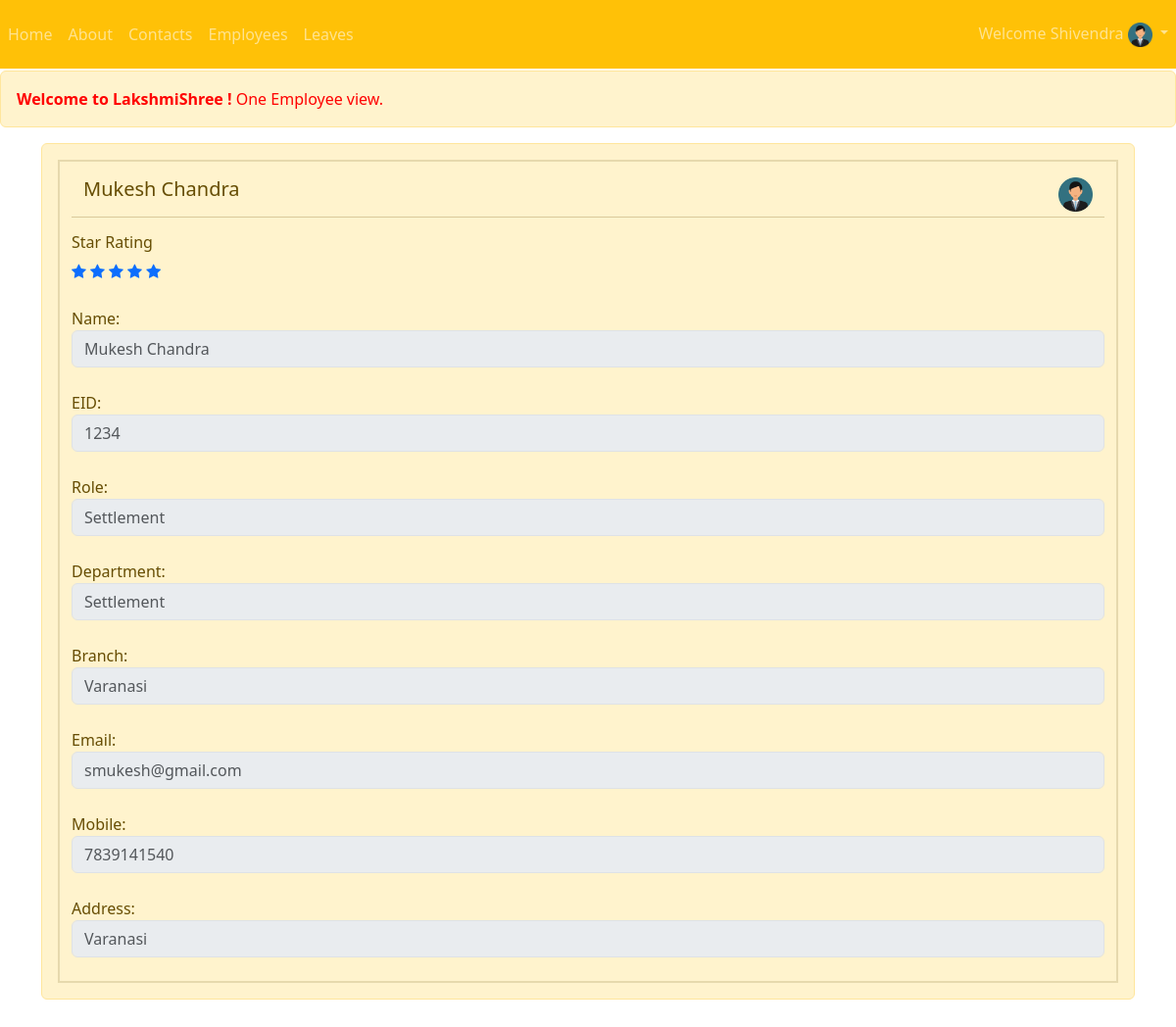
Page /shree/employees/1234/ (signed in) on the committed database.
### shree/models.py (models this page shows, shortened)
class Employee(AbstractBaseUser):
    is_active = models.BooleanField(default=True)
    is_admin = models.BooleanField(default=False)
    type = models.CharField(max_length = 5, choices=(('E','E'),('HOD','HOD'),('CEO','CEO'),('BM','BM')))
    fname = models.CharField(max_length = 32)
    lname = models.CharField(max_length = 32)
    eid = models.CharField(verbose_name=('EID') ,max_length = 16, unique=True)
    role = models.CharField(max_length = 32)
    department = models.CharField(max_length = 255)
    branch = models.CharField(max_length = 255)
    mobile = models.CharField(max_length = 13)
    email = models.CharField(max_length = 32)
    address = models.TextField(max_length=255)
    arating = models.FloatField(default=0)
    ldays = models.SmallIntegerField(default=2)
    objects = EmployeeManager()
    USERNAME_FIELD = 'eid'
    REQUIRED_FIELDS = []

### shree/views.py (the view)
# urls.py: path('employees/<int:eid>/', views.employee, name='employee'),
@login_required
def employee(request, eid):
    temp=Employee.objects.get(eid=eid)
    if Review.objects.filter(femp=request.user, temp=temp).exists():
        review=Review.objects.get(femp=request.user, temp=temp)
    else:
        review = None
    context={'temp':temp, 'review':review}
    return render(request,'shree/employee.html', context)

### templates/shree/employee.html (shortened to what this page needs)
{% extends 'base.html' %}
{% block body %}
<br><br><br>
<div class="alert alert-warning alert-dismissible fade show" role="alert">
  <h7 class="display-7" style="color:red; text-align: center;"><strong>Welcome to LakshmiShree !</strong> One Employee
    view.</h7>
</div>
<div class="container">
  <div class="container alert alert-warning fade show" role="alert">
    <div class="container" style="border: 2px solid #e6d9ad;">
      <div class="container my-3">
        <h5 class="blog-post-title">{{temp.fname}} {{temp.lname}}<a href="#"><img class="gb_g gbii" align="right"
              src="/static/img/user.png" width="35" height=""></a></h5>
      </div>
      <hr>
      <form>
        <fieldset disabled>
          <h6>Star Rating</h6>
          <a href="/shree/tempr1/{{temp.eid}}"><span
              class="fa fa-star {% if review.rating > 0 %} checked {% endif %}"></span></a>
          <a href="/shree/tempr2/{{temp.eid}}"><span
              class="fa fa-star {% if review.rating > 1 %} checked {% endif %}"></span></a>
          <a href="/shree/tempr3/{{temp.eid}}"><span
              class="fa fa-star {% if review.rating > 2 %} checked {% endif %}"></span></a>
          <a href="/shree/tempr4/{{temp.eid}}"><span
              class="fa fa-star {% if review.rating > 3 %} checked {% endif %}"></span></a>
          <a href="/shree/tempr5/{{temp.eid}}"><span
              class="fa fa-star {% if review.rating > 4 %} checked {% endif %}"></span></a><br><br>
          <label for="username">Name:</label>
          <br><input type="text" id="disabledTextInput" class="form-control"
            placeholder="{{temp.fname}} {{temp.lname}}"><br>
          <label for="id">EID:</label>
          <input type="text" id="disabledTextInput" class="form-control" placeholder="{{temp.eid}}"><br>
          <label for="role">Role:</label>
          <input type="text" id="disabledTextInput" class="form-control" placeholder="{{temp.role}}"><br>
          <label for="department">Department:</label>
          <input type="text" id="disabledTextInput" class="form-control" placeholder="{{temp.department}}"><br>
          <label for="branch">Branch:</label>
          <input type="text" id="disabledTextInput" class="form-control" placeholder="{{temp.branch}}"><br>
          <label for="email">Email:</label>
          <input type="text" id="disabledTextInput" class="form-control" placeholder="{{temp.email}}"><br>
          {% if request.user.is_admin or request.user == temp %}
          <label for="mobile">Mobile:</label>
          <input type="text" id="disabledTextInput" class="form-control" placeholder="{{temp.mobile}}"><br>
          {% endif %}
          <label for="address">Address:</label>
          <input type="text" id="disabledTextInput" class="form-control" placeholder="{{temp.address}}"><br>
        </fieldset>
      </form>
    </div>
  </div><br><br>
</div>
{% endblock body %}

### templates/base.html (shortened to what this page needs)
<!doctype html>
<html lang="en">
<head>{% block head %}
  <link rel="stylesheet" href="https://cdnjs.cloudflare.com/ajax/libs/font-awesome/4.7.0/css/font-awesome.min.css">
  <link href="https://cdn.jsdelivr.net/npm/bootstrap@5.3.0-alpha3/dist/css/bootstrap.min.css" rel="stylesheet"
>
  {% endblock head %}
</head>
<body>
  <nav class="navbar navbar-expand-lg navbar-dark bg-warning">
    <br><br><br><br>
    <div class="collapse navbar-collapse bg-warning" id="navbarSupportedContent">
      <ul class="horizontal-list navbar-nav mr-auto">
        <li class="nav-item">
          <a class="nav-link {% block homeactive %} {% endblock homeactive %}" href="/shree/home/">Home</a>
        </li>
        <li class="nav-item">
          <a class="nav-link {% block aboutactive %} {% endblock aboutactive %}" href="/shree/about/">About</a>
        </li>
        <li class="nav-item">
          <a class="nav-link {% block contactactive %} {% endblock contactactive %}" href="/shree/contact/">Contacts</a>
        </li>
        {% if user.is_authenticated %}
        <li class="nav-item">
          <a class="nav-link {% block employeesactive %} {% endblock employeesactive %}"
            href="/shree/employees/">Employees</a>
        </li>
        {% endif %}
        {% if request.user.type == "HOD" or request.user.type == "CEO" or request.user.is_admin %}
        <li class="nav-item">
          <a class="nav-link {% block leavesactive %} {% endblock leavesactive %}" href="/shree/leaves/">Leaves</a>
        </li>
        {% endif %}
      </ul>
    </div>
    {% if user.is_authenticated %}
    <ul class="navbar-nav">
      <li class="nav-item dropdown">
        <a class="nav-link dropdown-toggle" href="#" role="button" data-bs-toggle="dropdown" aria-expanded="false">
          Welcome {{request.user.fname}} <img class="gb_g gbii" src="/static/img/user.png" width="" height="25" alt="25"
            aria-hidden="true" data-noaft="">
        </a>
      </li>
    </ul>
    {% endif %}
  </nav>
  {% block body %}
  {% endblock body %}
</body>
</html>

### templates/base.html (style rules this page uses)
.navbar { position: fixed; z-index: 1; width: 100%; height: 70px; text-align: center; vertical-align: middle; line-height: 15px; top: 0px; }

### rows in the picture
Employee: user.fname "Shivendra"
Employee: fname "Mukesh", lname "Chandra", fname "Mukesh Chandra", eid "1234", role "Settlement", department "Settlement", branch "Varanasi", email "smukesh@gmail.com", mobile "7839141540", address "Varanasi"
